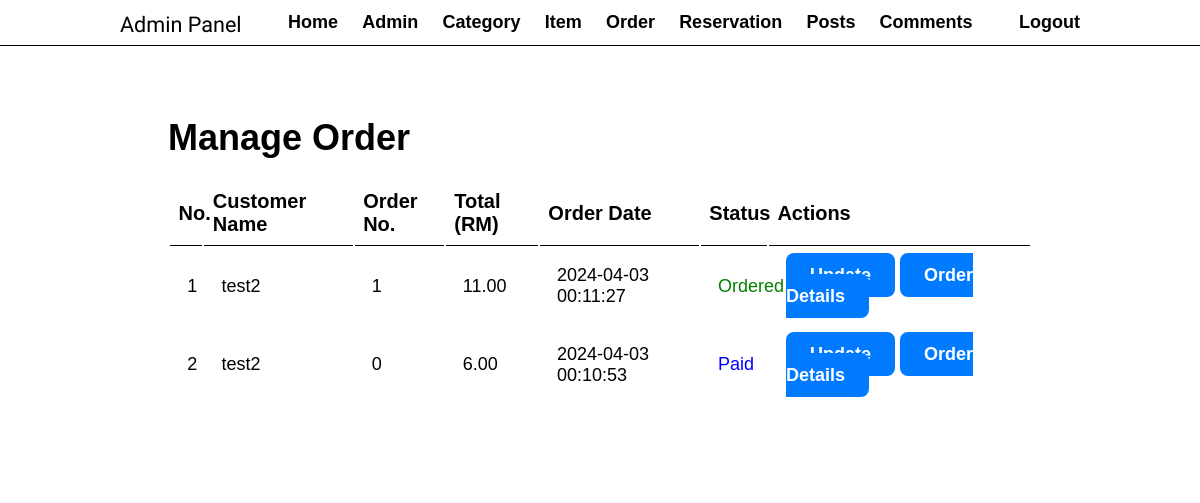
Page /admin/manage-order.php (signed in) on the committed database.
### tables this page shows
CREATE TABLE `tbl_order` (
  `id` int(11) NOT NULL,
  `order_total` decimal(10,2) NOT NULL,
  `order_date` datetime NOT NULL DEFAULT current_timestamp() ON UPDATE current_timestamp(),
  `status` varchar(50) NOT NULL,
  `customer_id` int(11) DEFAULT NULL,
  `order_num` int(11) NOT NULL
);

CREATE TABLE `tbl_customer` (
  `id` int(11) NOT NULL,
  `name` varchar(150) NOT NULL,
  `customer_password` varchar(255) NOT NULL,
  `contact` varchar(20) DEFAULT NULL,
  `email` varchar(150) NOT NULL,
  `order_num` int(11) NOT NULL DEFAULT 0
);

### admin/manage-order.php (the view, shortened to what this page needs)
<?php include ("partials/menu.php") ?>
<div class="main-content">
    <div class="wrapper">
        <h1>Manage Order</h1>
        <br>
        <table class="tbl-full">
            <tr>
                <th>No.</th>
                <th>Customer Name</th>
                <th>Order No.</th>
                <th>Total (RM)</th>
                <th>Order Date</th>
                <th>Status</th>
                <th>Actions</th>
            </tr>
            <?php
            try {
                $query = "SELECT o.id, o.order_total, o.order_date, o.status, o.customer_id, o.order_num, c.name
                FROM tbl_order AS o
                INNER JOIN (
                  SELECT order_num, MAX(order_date) AS max_date
                  FROM tbl_order
                  GROUP BY order_num,customer_id
                ) AS latest_orders ON o.order_num = latest_orders.order_num
                AND o.order_date = latest_orders.max_date  -- Only include latest for each order_num
                INNER JOIN tbl_customer AS c ON o.customer_id = c.id
                ORDER BY o.order_num DESC;
                            ";
                $stmt = $pdo->prepare($query);
                $stmt->execute();
                $count = $stmt->rowCount();
                if ($count > 0) {
                    $result = $stmt->fetchAll(PDO::FETCH_ASSOC);
                    $number = 1;
                    foreach ($result as $row) {
                        $id = $row['id'];
                        $customer_name = $row['name'];
                        $customer_id = $row['customer_id'];
                        $total = $row["order_total"];
                        $order_date = $row["order_date"];
                        $order_num = $row["order_num"];
                        $status = $row["status"];
                        ?>
                        <tr>
                            <td>
                                <?php echo $number++; ?>
                            </td>
                            <td>
                                <?php echo $customer_name; ?>
                            </td>
                            <td>
                                <?php echo $order_num; ?>
                            </td>
                            <td>
                                <?php echo $total ?>
                            </td>
                            <td>
                                <?php echo $order_date ?>
                            </td>
                            <td>
                                <?php
                                if ($status == "Ordered") {
                                    echo "<label style='color:green'>$status</label>";
                                } else if ($status == "Paid") {
                                    echo "<label style='color:blue'>$status</label>";
                                } else if ($status == "Cancelled") {
                                    echo "<label style='color:red'>$status</label>";
                                }
                                ?>
                            </td>
                            <td>
                            <a href="<?php echo HOMEURL; ?>admin/update-order.php?id=<?php echo $id ?>&cus_id=<?php echo $customer_id ?>" class="btn-secondary link-no-deco" style="padding: 12px 24px; font-size: 18px; border-radius: 8px; border: none; transition: opacity 0.3s; background-color: #007bff;" onmouseover="this.style.opacity='0.8'" onmouseout="this.style.opacity='1'">Update</a>
                            <a href="<?php echo HOMEURL; ?>admin/view-order-details.php?id=<?php echo $id ?>&order_num=<?php echo $order_num ?>&cus_id=<?php echo $customer_id ?>" class="btn-secondary link-no-deco" style="padding: 12px 24px; font-size: 18px; border-radius: 8px; border: none; transition: opacity 0.3s; background-color: #007bff;" onmouseover="this.style.opacity='0.8'" onmouseout="this.style.opacity='1'">Order Details</a>
                            </td>
                        </tr>
                        <?php
                    }
                } else {
                    echo "<tr><td colspan='12' class='failed'>Order not Available</td></tr>";
                }
            } catch (PDOException $e) {
                die ($e->getMessage());
            }
            ?>
        </table>
    </div>
</div>

### css/admin.css (style rules this page uses)
* { margin: 0 0; padding: 0 0; font-family: Arial, Helvetica, sans-serif; }
.wrapper { padding: 1%; width: 80%; margin: 0 auto; font-size: large; }
.link-no-deco { text-decoration: none; }
.tbl-full { width: 100%; }
table tr th { border-bottom: 1px solid black; padding: 1%; text-align: left; font-size: 20px; }
table tr td { padding: 2%; }
.btn-secondary { background-color: #29aae6; font-weight: bold; color: #ffffff; padding: 0.5%; border: none; }
.main-content { padding: 5% 5%; margin: 0%; background-color: #ffffff; }

### rows in the picture
tbl_order: customer.name "test2", order_num "1", order_total "11.00", order_date "2024-04-03 00:11:27", status "Ordered"
tbl_order: customer.name "test2", order_num "0", order_total "6.00", order_date "2024-04-03 00:10:53", status "Paid"
